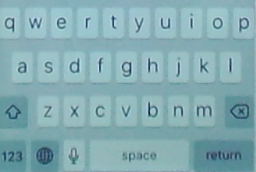
#> input picture roscript/rsc/keyboard/Iphone26key/keyboard.png, 256 x 172 px; its folder holds only this picture in this run
$ python -i finger_detector.py   (imports and definitions only)   (Python 2 division)
#> lines starting #> are read from the running program, lines starting #| are printed output that depends on the picture
import cv2,numpy
from roscript_recorder.models.area import Area
from roscript_recorder.constants import *

def get_YCrCb_skin_mask(image, YCrCb_low=None, YCrCb_high=None):
    if YCrCb_low is None:
        YCrCb_low = (SKIN_Y_LOW, SKIN_CR_LOW, SKIN_CB_LOW)
    if YCrCb_high is None:
        YCrCb_high = (SKIN_Y_HIGH, SKIN_CR_HIGH, SKIN_CB_HIGH)

    YCrCb_image = cv2.cvtColor(image, cv2.COLOR_BGR2YCrCb)
    YCrCb_skin_mask = cv2.inRange(YCrCb_image, YCrCb_low, YCrCb_high)
    YCrCb_skin_mask = cv2.morphologyEx(YCrCb_skin_mask, cv2.MORPH_OPEN, numpy.ones((SKIN_OPEN_KERNEL,SKIN_OPEN_KERNEL), numpy.uint8))
    YCrCb_skin_mask = cv2.morphologyEx(YCrCb_skin_mask, cv2.MORPH_CLOSE, numpy.ones((SKIN_CLOSING_KERNEL,SKIN_CLOSING_KERNEL), numpy.uint8))
    return YCrCb_skin_mask

# [62 lines left out: functions YCrCb_fingertip_detect, overlook_is_contour_candidate, sidelook_is_contour_candidate, not called in this run]

def YCrCb_overlook_fingertip_detect(image, background, hand_color_low, hand_color_high, dev_location, dev_real_measure, pixel_to_real_ration):
    return YCrCb_fingertip_detect(image, background, hand_color_low, hand_color_high, overlook_is_contour_candidate, lambda bounding_area:bounding_area.lt[1])

def YCrCb_sidelook_fingertip_detect(image, background, hand_color_low, hand_color_high, dev_real_measure, pixel_to_real_ration):
    return YCrCb_fingertip_detect(image, background, hand_color_low, hand_color_high, sidelook_is_contour_candidate, lambda bounding_area:bounding_area.rb[1])

>>> import cv2
>>> picture = cv2.imread('../../roscript/rsc/keyboard/Iphone26key/keyboard.png', cv2.IMREAD_GRAYSCALE)
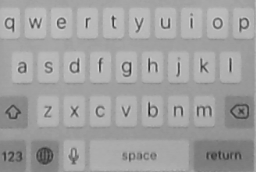
#> picture: shape (172, 256); min 25, max 215, mean 160.7
#> (the run stopped early here; a loop or call above may not have finished)
